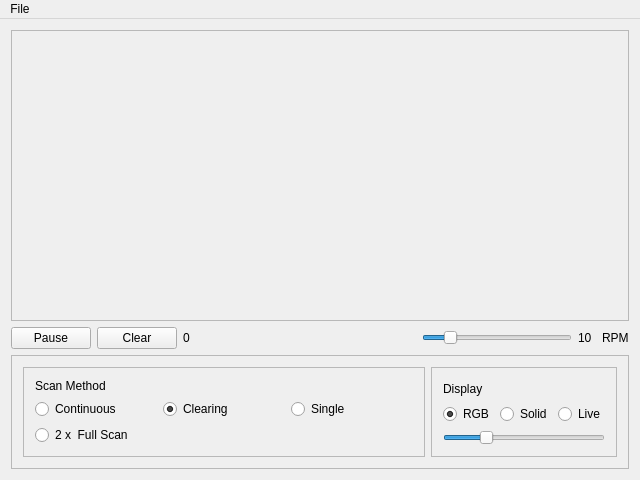
<?xml version="1.0" encoding="UTF-8"?>
<ui version="4.0">
 <class>MainWindow</class>
 <widget class="QMainWindow" name="MainWindow">
  <property name="geometry">
   <rect>
    <x>0</x>
    <y>0</y>
    <width>640</width>
    <height>480</height>
   </rect>
  </property>
  <property name="windowTitle">
   <string>Pidar</string>
  </property>
  <widget class="QWidget" name="centralWidget">
   <layout class="QVBoxLayout" name="verticalLayout">
    <item>
     <widget class="QFrame" name="frame">
      <property name="sizePolicy">
       <sizepolicy hsizetype="Preferred" vsizetype="MinimumExpanding">
        <horstretch>0</horstretch>
        <verstretch>0</verstretch>
       </sizepolicy>
      </property>
      <property name="frameShape">
       <enum>QFrame::StyledPanel</enum>
      </property>
      <property name="frameShadow">
       <enum>QFrame::Raised</enum>
      </property>
      <layout class="QVBoxLayout" name="verticalLayout_2">
       <item>
        <widget class="QVTKWidget" name="vtkWidget" native="true"/>
       </item>
      </layout>
     </widget>
    </item>
    <item>
     <layout class="QHBoxLayout" name="horizontalLayout">
      <item>
       <widget class="QPushButton" name="pushPauseResume">
        <property name="text">
         <string>Pause</string>
        </property>
       </widget>
      </item>
      <item>
       <widget class="QPushButton" name="btnClear">
        <property name="text">
         <string>Clear</string>
        </property>
       </widget>
      </item>
      <item>
       <widget class="QLabel" name="labelPointCount">
        <property name="sizePolicy">
         <sizepolicy hsizetype="MinimumExpanding" vsizetype="Preferred">
          <horstretch>0</horstretch>
          <verstretch>0</verstretch>
         </sizepolicy>
        </property>
        <property name="text">
         <string>0</string>
        </property>
       </widget>
      </item>
      <item>
       <widget class="QSlider" name="horizontalSlider">
        <property name="minimumSize">
         <size>
          <width>150</width>
          <height>20</height>
         </size>
        </property>
        <property name="maximumSize">
         <size>
          <width>150</width>
          <height>20</height>
         </size>
        </property>
        <property name="minimum">
         <number>1</number>
        </property>
        <property name="maximum">
         <number>60</number>
        </property>
        <property name="value">
         <number>10</number>
        </property>
        <property name="orientation">
         <enum>Qt::Horizontal</enum>
        </property>
       </widget>
      </item>
      <item>
       <widget class="QLabel" name="labelSpeed">
        <property name="minimumSize">
         <size>
          <width>18</width>
          <height>18</height>
         </size>
        </property>
        <property name="maximumSize">
         <size>
          <width>18</width>
          <height>18</height>
         </size>
        </property>
        <property name="text">
         <string>10</string>
        </property>
       </widget>
      </item>
      <item>
       <widget class="QLabel" name="labelRPM">
        <property name="text">
         <string>RPM</string>
        </property>
       </widget>
      </item>
     </layout>
    </item>
    <item>
     <widget class="QFrame" name="frame_2">
      <property name="sizePolicy">
       <sizepolicy hsizetype="Preferred" vsizetype="Preferred">
        <horstretch>0</horstretch>
        <verstretch>0</verstretch>
       </sizepolicy>
      </property>
      <property name="minimumSize">
       <size>
        <width>0</width>
        <height>80</height>
       </size>
      </property>
      <property name="frameShape">
       <enum>QFrame::StyledPanel</enum>
      </property>
      <property name="frameShadow">
       <enum>QFrame::Raised</enum>
      </property>
      <layout class="QHBoxLayout" name="horizontalLayout_5">
       <item>
        <widget class="QFrame" name="frame_3">
         <property name="sizePolicy">
          <sizepolicy hsizetype="Preferred" vsizetype="Preferred">
           <horstretch>0</horstretch>
           <verstretch>0</verstretch>
          </sizepolicy>
         </property>
         <property name="frameShape">
          <enum>QFrame::StyledPanel</enum>
         </property>
         <property name="frameShadow">
          <enum>QFrame::Raised</enum>
         </property>
         <layout class="QVBoxLayout" name="verticalLayout_5">
          <item>
           <layout class="QVBoxLayout" name="verticalLayout_3">
            <item>
             <widget class="QLabel" name="label">
              <property name="sizePolicy">
               <sizepolicy hsizetype="MinimumExpanding" vsizetype="Preferred">
                <horstretch>0</horstretch>
                <verstretch>0</verstretch>
               </sizepolicy>
              </property>
              <property name="text">
               <string>Scan Method</string>
              </property>
             </widget>
            </item>
            <item>
             <layout class="QHBoxLayout" name="horizontalLayout_2">
              <item>
               <widget class="QRadioButton" name="radioContinuous">
                <property name="sizePolicy">
                 <sizepolicy hsizetype="MinimumExpanding" vsizetype="Fixed">
                  <horstretch>0</horstretch>
                  <verstretch>0</verstretch>
                 </sizepolicy>
                </property>
                <property name="text">
                 <string>Continuous</string>
                </property>
               </widget>
              </item>
              <item>
               <widget class="QRadioButton" name="radioClearing">
                <property name="sizePolicy">
                 <sizepolicy hsizetype="MinimumExpanding" vsizetype="Fixed">
                  <horstretch>0</horstretch>
                  <verstretch>0</verstretch>
                 </sizepolicy>
                </property>
                <property name="text">
                 <string>Clearing</string>
                </property>
                <property name="checked">
                 <bool>true</bool>
                </property>
               </widget>
              </item>
              <item>
               <widget class="QRadioButton" name="radioSingle">
                <property name="sizePolicy">
                 <sizepolicy hsizetype="MinimumExpanding" vsizetype="Fixed">
                  <horstretch>0</horstretch>
                  <verstretch>0</verstretch>
                 </sizepolicy>
                </property>
                <property name="text">
                 <string>Single</string>
                </property>
               </widget>
              </item>
             </layout>
            </item>
            <item>
             <widget class="QRadioButton" name="radioFullScan">
              <property name="sizePolicy">
               <sizepolicy hsizetype="MinimumExpanding" vsizetype="Fixed">
                <horstretch>0</horstretch>
                <verstretch>0</verstretch>
               </sizepolicy>
              </property>
              <property name="text">
               <string>2 x  Full Scan</string>
              </property>
             </widget>
            </item>
           </layout>
          </item>
         </layout>
         <zorder>groupBox_2</zorder>
         <zorder>groupBox_2</zorder>
         <zorder>verticalLayoutWidget</zorder>
        </widget>
       </item>
       <item>
        <widget class="QFrame" name="frame_4">
         <property name="sizePolicy">
          <sizepolicy hsizetype="Preferred" vsizetype="Preferred">
           <horstretch>0</horstretch>
           <verstretch>0</verstretch>
          </sizepolicy>
         </property>
         <property name="frameShape">
          <enum>QFrame::StyledPanel</enum>
         </property>
         <property name="frameShadow">
          <enum>QFrame::Raised</enum>
         </property>
         <layout class="QVBoxLayout" name="verticalLayout_6">
          <item>
           <layout class="QVBoxLayout" name="verticalLayout_4">
            <item>
             <widget class="QLabel" name="label_2">
              <property name="text">
               <string>Display</string>
              </property>
             </widget>
            </item>
            <item>
             <layout class="QHBoxLayout" name="horizontalLayout_4">
              <item>
               <widget class="QRadioButton" name="radioDispRGB">
                <property name="text">
                 <string>RGB</string>
                </property>
                <property name="checked">
                 <bool>true</bool>
                </property>
               </widget>
              </item>
              <item>
               <widget class="QRadioButton" name="radioDispSolid">
                <property name="text">
                 <string>Solid</string>
                </property>
               </widget>
              </item>
              <item>
               <widget class="QRadioButton" name="radioDispLive">
                <property name="text">
                 <string>Live</string>
                </property>
               </widget>
              </item>
             </layout>
            </item>
            <item>
             <widget class="QSlider" name="slideScale">
              <property name="enabled">
               <bool>true</bool>
              </property>
              <property name="sizePolicy">
               <sizepolicy hsizetype="Preferred" vsizetype="Maximum">
                <horstretch>0</horstretch>
                <verstretch>0</verstretch>
               </sizepolicy>
              </property>
              <property name="minimumSize">
               <size>
                <width>0</width>
                <height>0</height>
               </size>
              </property>
              <property name="minimum">
               <number>1</number>
              </property>
              <property name="maximum">
               <number>100</number>
              </property>
              <property name="value">
               <number>25</number>
              </property>
              <property name="orientation">
               <enum>Qt::Horizontal</enum>
              </property>
             </widget>
            </item>
           </layout>
          </item>
         </layout>
        </widget>
       </item>
      </layout>
     </widget>
    </item>
   </layout>
  </widget>
  <widget class="QMenuBar" name="menuBar">
   <property name="geometry">
    <rect>
     <x>0</x>
     <y>0</y>
     <width>640</width>
     <height>20</height>
    </rect>
   </property>
   <widget class="QMenu" name="menuFile">
    <property name="title">
     <string>File</string>
    </property>
    <addaction name="actionSave"/>
    <addaction name="actionOpen"/>
   </widget>
   <addaction name="menuFile"/>
  </widget>
  <action name="actionSave">
   <property name="text">
    <string>Save</string>
   </property>
  </action>
  <action name="actionOpen">
   <property name="text">
    <string>Open</string>
   </property>
  </action>
 </widget>
 <layoutdefault spacing="6" margin="11"/>
 <customwidgets>
  <customwidget>
   <class>QVTKWidget</class>
   <extends>QWidget</extends>
   <header>QVTKWidget.h</header>
  </customwidget>
 </customwidgets>
 <resources/>
 <connections/>
</ui>
